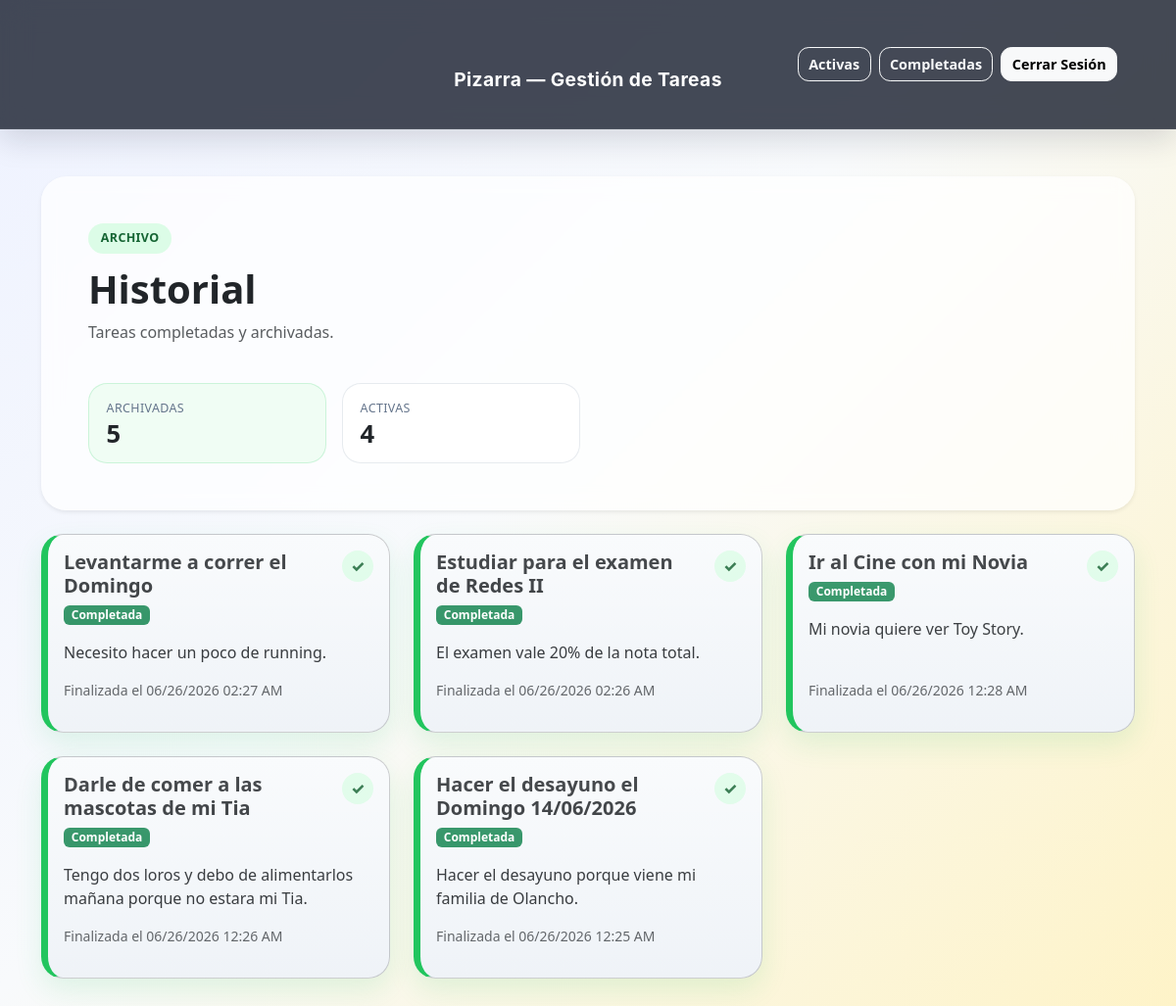
Screenshot of /completed/ (signed in) with the database file from the repository.
### tareas/models.py (models this page shows, shortened)
class Task(models.Model):
    class Status(models.TextChoices):
        PENDING = 'pending', 'Pendiente'
        COMPLETED = 'completed', 'Completada'
    user = models.ForeignKey(settings.AUTH_USER_MODEL, on_delete=models.CASCADE, related_name='tasks')
    title = models.CharField(max_length=120)
    description = models.TextField(blank=True)
    color = models.CharField(max_length=7, default='#ffeaa7')
    status = models.CharField(max_length=20, choices=Status.choices, default=Status.PENDING)
    created_at = models.DateTimeField(auto_now_add=True)
    completed_at = models.DateTimeField(null=True, blank=True)
    class Meta:
        ordering = ['-created_at']

### tareas/views.py (the view)
# urls.py: path('completed/', views.completed_tasks, name='completed'),
@login_required
def completed_tasks(request):
    tasks = Task.objects.filter(user=request.user, status=Task.Status.COMPLETED)
    return render(request, 'completed.html', {
        'tasks': tasks,
        'completed_count': tasks.count(),
        'pending_count': Task.objects.filter(user=request.user, status=Task.Status.PENDING).count(),
    })

### templates/completed.html (shortened to what this page needs)
{% extends 'base.html' %}\n{% load tz %}
{% block content %}
<div class="board-hero card border-0 shadow-sm mb-4">
  <div class="card-body p-4 p-md-5">
    <div class="d-flex flex-wrap justify-content-between align-items-center gap-3">
      <div>
        <span class="section-pill section-pill-success">Archivo</span>
        <h1 class="display-6 fw-bold mb-2">Historial</h1>
        <p class="text-muted mb-0">Tareas completadas y archivadas.</p>
      </div>
    </div>
    <div class="row g-3 mt-4">
      <div class="col-6 col-md-3">
        <div class="stat-tile stat-tile-success">
          <div class="stat-label">Archivadas</div>
          <div class="stat-value">{{ completed_count }}</div>
        </div>
      </div>
      <div class="col-6 col-md-3">
        <div class="stat-tile">
          <div class="stat-label">Activas</div>
          <div class="stat-value">{{ pending_count }}</div>
        </div>
      </div>
    </div>
  </div>
</div>
{% if tasks %}
  <div class="row g-4">
    {% for task in tasks %}
      <div class="col-12 col-md-6 col-xl-4">
        <div class="task-card task-card-completed task-card-archive card h-100 shadow-sm">
          <div class="card-body d-flex flex-column">
            <div class="d-flex justify-content-between align-items-start gap-3 mb-3">
              <div>
                <h2 class="h5 fw-bold mb-1">{{ task.title }}</h2>
                <span class="badge text-bg-success">Completada</span>
              </div>
              <span class="task-done-icon">✓</span>
            </div>
            <p class="task-description flex-grow-1">{{ task.description|linebreaksbr }}</p>
            <div class="small text-muted mb-3">Finalizada el <span class="completed-at" data-timestamp="{{ task.completed_at|date:'c' }}">{{ task.completed_at|localtime|date:"d/m/Y H:i" }}</span></div>
          </div>
        </div>
      </div>
    {% endfor %}
  </div>
{% endif %}
{% endblock %}

### templates/base.html (shortened to what this page needs)
{% load static %}
<!doctype html>
<html lang="es">
<head>
  <link href="https://cdn.jsdelivr.net/npm/bootstrap@5.3.3/dist/css/bootstrap.min.css" rel="stylesheet">
  <link rel="stylesheet" href="{% static 'css/style.css' %}">
</head>
<body>
  <nav class="navbar navbar-expand-lg navbar-dark navbar-glass px-5 py-5">
    <div class="container d-flex align-items-center justify-content-between">
      <div class="peso">
        <a class="navbar-brand fw-bold brand-pro me-2" href="{% url 'dashboard' %}">Pizarra — Gestión de Tareas</a>
      </div>
      <div class="ms-auto d-flex gap-2 align-items-center">
        {% if user.is_authenticated %}
          <a class="btn btn-outline-light btn-sm app-btn" href="{% url 'dashboard' %}">Activas</a>
          <a class="btn btn-outline-light btn-sm app-btn" href="{% url 'completed' %}">Completadas</a>
          <form method="post" action="{% url 'logout' %}" class="d-inline" id="logout-form">
            <button type="button" class="btn btn-light btn-sm app-btn" data-bs-toggle="modal" data-bs-target="#logoutModal">Cerrar Sesión</button>
          </form>
        {% endif %}
      </div>
    </div>
  </nav>
  <main class="container py-5">
    {% block content %}{% endblock %}
  </main>
</body>
</html>

### static/css/style.css (style rules this page uses)
:root { --board-bg: linear-gradient(135deg, #eef2ff 0%, #f8fafc 45%, #fef3c7 100%); }
body { min-height: 100vh; background: var(--board-bg); color: #1f2937; }
.navbar-glass { backdrop-filter: blur(14px); background: rgba(17, 24, 39, 0.78); box-shadow: 0 10px 30px rgba(15, 23, 42, 0.15); }
.task-card { border-radius: 1.4rem; transition: transform .2s ease, box-shadow .2s ease; overflow: hidden; position: relative; }
.task-card::after { content: ""; position: absolute; inset: 0; background: linear-gradient(180deg, rgba(255,255,255,.18), rgba(255,255,255,.06)); pointer-events: none; }
.board-hero { border-radius: 1.6rem; background: rgba(255, 255, 255, 0.72); backdrop-filter: blur(10px); }
.section-pill { display: inline-flex; align-items: center; padding: .4rem .8rem; border-radius: 999px; background: #dbeafe; color: #1d4ed8; font-size: .78rem; font-weight: 700; letter-spacing: .03em; text-transform: uppercase; margin-bottom: .75rem; }
.section-pill-success { background: #dcfce7; color: #166534; }
.stat-tile { border-radius: 1.2rem; padding: 1rem 1.1rem; background: rgba(255, 255, 255, 0.8); border: 1px solid rgba(148, 163, 184, 0.22); }
.stat-tile-success { background: #f0fdf4; border-color: rgba(34, 197, 94, 0.18); }
.stat-label { font-size: .78rem; text-transform: uppercase; letter-spacing: .03em; color: #64748b; margin-bottom: .2rem; }
.stat-value { font-size: 1.6rem; line-height: 1; font-weight: 800; }
.task-card-completed { background: linear-gradient(180deg, #f8fafc 0%, #eef2f7 100%); opacity: 1; }
.task-card-archive { border-left: 0.45rem solid #22c55e; border-radius: 1.4rem; box-shadow: 0 12px 28px rgba(34, 197, 94, 0.12) !important; }
.task-done-icon { width: 2rem; height: 2rem; display: inline-grid; place-items: center; border-radius: 999px; background: #dcfce7; color: #166534; font-weight: 800; flex: 0 0 auto; }
.task-description { white-space: normal; }
.app-btn { border-radius: .7rem; padding:.45rem .8rem; font-weight:600; transition: transform .06s ease, box-shadow .12s ease; }
.btn-sm.app-btn { padding:.35rem .65rem; font-size:.9rem; }
.app-btn { border-radius: .7rem; padding:.45rem .8rem; font-weight:600; }
.brand-pro { font-family: 'Inter', system-ui, -apple-system, 'Segoe UI', Roboto, 'Helvetica Neue', Arial; letter-spacing:.02em; font-size:1.05rem; color:#fff; }
.navbar-glass { border-bottom: 1px solid rgba(255,255,255,0.06); }
.navbar-glass .container { position: relative; }
.brand-pro { position: absolute; left: 50%; transform: translateX(-50%); font-size: 1.2rem; }
.peso { margin-bottom: 0.5rem; }
.navbar-glass .container { display: block !important; text-align: center; }
.navbar-glass .peso { width: 100%; margin-bottom: 40px; }
.navbar-glass .navbar-brand { display: inline-block; margin: 0; line-height: 1.2; }
.navbar-glass .ms-auto { width: 100%; display: flex; justify-content: center; flex-wrap: wrap; gap: 8px; margin-left: 0 !important; }
@media (min-width: 992px) { .navbar-glass .container { display: flex !important; justify-content: space-between; align-items: center; text-align: left; } }
@media (min-width: 992px) { .navbar-glass .ms-auto { width: auto; justify-content: flex-end; margin-left: auto !important; flex-wrap: nowrap; } }
@media (min-width: 992px) { .navbar-glass .peso { width: auto; margin-bottom: 0; } }

### rows the page displays
Task: title "Levantarme a correr el Domingo", description "Necesito hacer un poco de running."
Task: title "Estudiar para el examen de Redes II", description "El examen vale 20% de la nota total."
Task: title "Ir al Cine con mi Novia", description "Mi novia quiere ver Toy Story."
Task: title "Darle de comer a las mascotas de mi Tia", description "Tengo dos loros y debo de alimentarlos mañana porque no estara mi Tia."
Task: title "Hacer el desayuno el Domingo 14/06/2026", description "Hacer el desayuno porque viene mi familia de Olancho."

### other values shown
{{ completed_count }} "5"
{{ pending_count }} "4"
